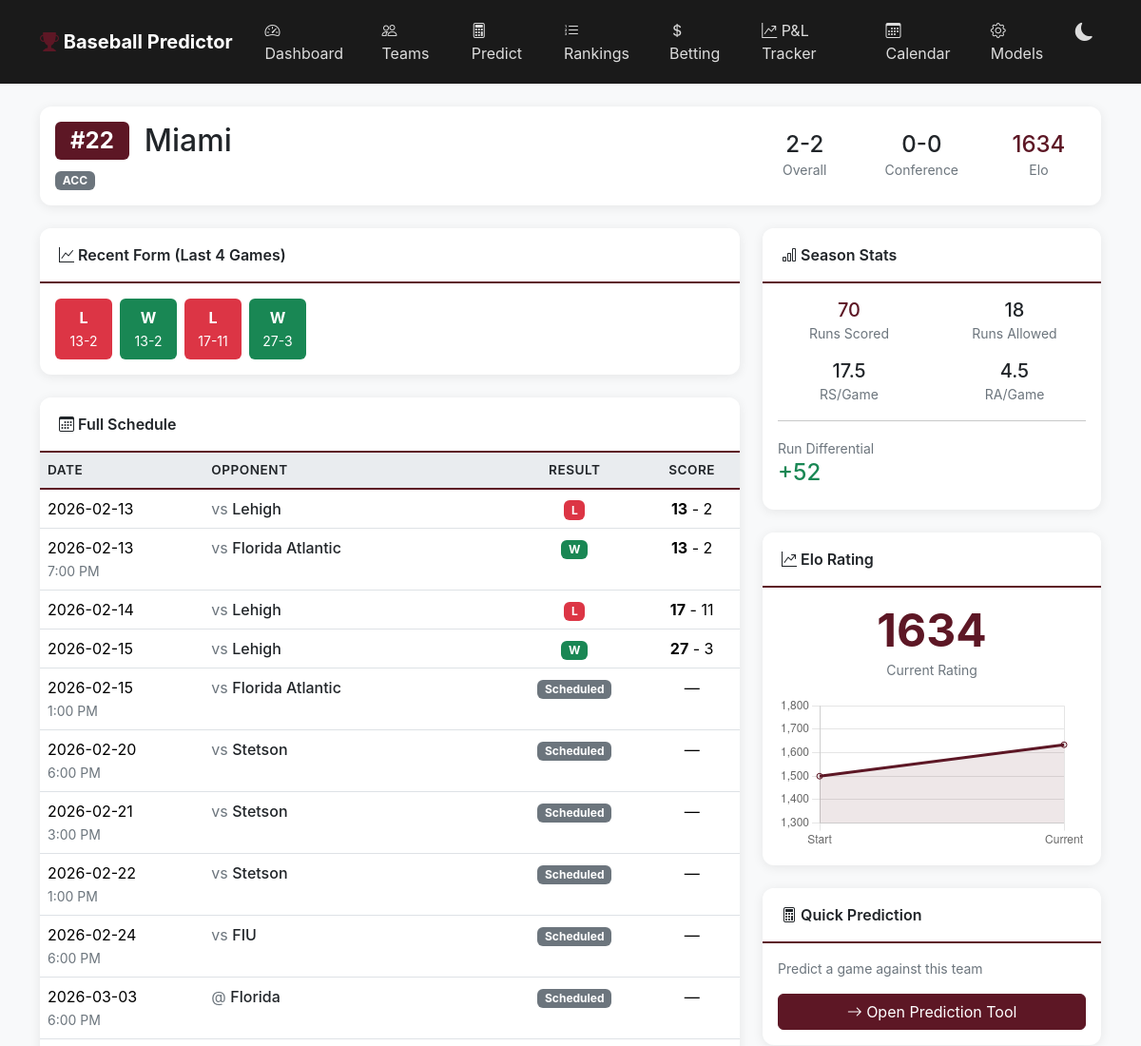
The app's page /team/miami-fl (upper part), older data.
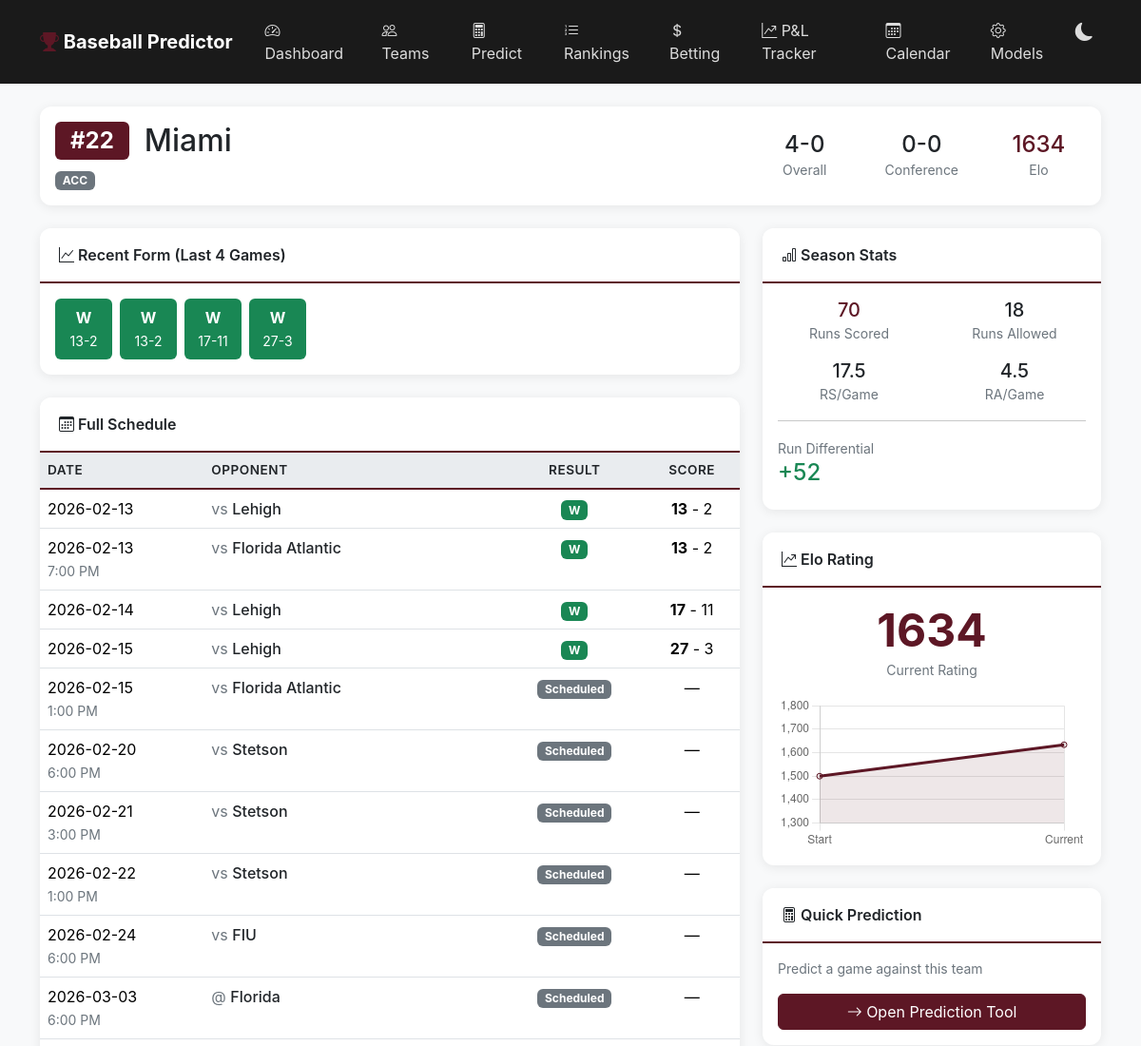
The same page, newer data.
### tables this page shows
CREATE TABLE teams (
            id TEXT PRIMARY KEY,
            name TEXT NOT NULL,
            nickname TEXT,
            conference TEXT,
            division TEXT,
            athletics_url TEXT,
            preseason_rank INTEGER,
            current_rank INTEGER,
            created_at TEXT DEFAULT CURRENT_TIMESTAMP,
            updated_at TEXT DEFAULT CURRENT_TIMESTAMP
        );

CREATE TABLE elo_ratings (
                    team_id TEXT PRIMARY KEY,
                    rating REAL DEFAULT 1500,
                    games_played INTEGER DEFAULT 0,
                    updated_at TEXT DEFAULT CURRENT_TIMESTAMP
                );

CREATE TABLE games (
            id TEXT PRIMARY KEY,
            date TEXT NOT NULL,
            time TEXT,
            home_team_id TEXT NOT NULL,
            away_team_id TEXT NOT NULL,
            home_score INTEGER,
            away_score INTEGER,
            winner_id TEXT,
            innings INTEGER DEFAULT 9,
            is_conference_game INTEGER DEFAULT 0,
            is_neutral_site INTEGER DEFAULT 0,
            tournament_id TEXT,
            venue TEXT,
            attendance INTEGER,
            notes TEXT,
            status TEXT DEFAULT 'scheduled',  -- scheduled, final, postponed, cancelled
            created_at TEXT DEFAULT CURRENT_TIMESTAMP,
            updated_at TEXT DEFAULT CURRENT_TIMESTAMP,
            FOREIGN KEY (home_team_id) REFERENCES teams(id),
            FOREIGN KEY (away_team_id) REFERENCES teams(id),
            FOREIGN KEY (tournament_id) REFERENCES tournaments(id)
        );

### web/app.py (the view)
@app.route('/team/<team_id>')
def team_detail(team_id):
    team = get_team_detail(team_id)
    if not team:
        return render_template('404.html', message="Team not found"), 404
    pitcher_positions = ('P', 'RHP', 'LHP')
    pitchers = [p for p in team['roster'] if (p.get('position') or '') in pitcher_positions
                or (p.get('position') or '').startswith(('RHP', 'LHP'))]
    batters = [p for p in team['roster'] if p not in pitchers]
    completed_games = [g for g in team['schedule'] if g['status'] == 'final']
    recent_form = completed_games[-10:] if completed_games else []
    return render_template('team_detail.html',
                          team=team,
                          batters=batters,
                          pitchers=pitchers,
                          recent_form=recent_form)

### web/templates/team_detail.html (shortened to what this page needs)
{% extends "base.html" %}
{% block content %}
<div class="card mb-4">
    <div class="card-body">
        <div class="row align-items-center">
            <div class="col-md-8">
                <div class="d-flex align-items-center gap-3">
                    {% if team.current_rank %}
                    <span class="badge bg-maroon fs-4 px-3 py-2">#{{ team.current_rank }}</span>
                    {% endif %}
                    <div>
                        <h1 class="h2 mb-0">{{ team.name }}</h1>
                    </div>
                </div>
                <div class="mt-2">
                    <span class="badge bg-secondary">{{ team.conference or 'Independent' }}</span>
                </div>
            </div>
            <div class="col-md-4 text-md-end mt-3 mt-md-0">
                <div class="row text-center">
                    <div class="col-4">
                        <div class="h4 mb-0">{{ team.overall_record.wins }}-{{ team.overall_record.losses }}</div>
                        <small class="text-muted">Overall</small>
                    </div>
                    <div class="col-4">
                        <div class="h4 mb-0">{{ team.conference_record.wins }}-{{ team.conference_record.losses }}</div>
                        <small class="text-muted">Conference</small>
                    </div>
                    <div class="col-4">
                        <div class="h4 mb-0" style="color: var(--maroon);">
                            {{ (team.elo_rating or 1500)|round(0)|int }}
                        </div>
                        <small class="text-muted">Elo</small>
                    </div>
                </div>
            </div>
        </div>
    </div>
</div>
<div class="row">
    <div class="col-lg-8">
        {% if recent_form %}
        <div class="card">
            <div class="card-header">
                <i class="bi bi-graph-up"></i> Recent Form (Last {{ recent_form|length }} Games)
            </div>
            <div class="card-body">
                <div class="d-flex gap-2 flex-wrap">
                    {% for game in recent_form %}
                    {% set is_home = game.home_team_id == team.id %}
                    {% set won = game.winner_id == team.id %}
                    {% set opponent = game.away_team_name if is_home else game.home_team_name %}
                    {% set our_score = game.home_score if is_home else game.away_score %}
                    {% set their_score = game.away_score if is_home else game.home_score %}
                    <div class="text-center p-2 rounded {% if won %}bg-success text-white{% else %}bg-danger text-white{% endif %}"
                         style="min-width: 60px;" title="{{ 'W' if won else 'L' }} vs {{ opponent }} {{ our_score }}-{{ their_score }}">
                        <div class="fw-bold">{{ 'W' if won else 'L' }}</div>
                        <small>{{ our_score }}-{{ their_score }}</small>
                    </div>
                    {% endfor %}
                </div>
            </div>
        </div>
        {% endif %}
        <div class="card">
            <div class="card-header">
                <i class="bi bi-calendar3"></i> Full Schedule
            </div>
            <div class="card-body p-0">
                <div class="table-responsive">
                    <table class="table table-hover mb-0">
                        <thead>
                            <tr>
                                <th>Date</th>
                                <th>Opponent</th>
                                <th class="text-center">Result</th>
                                <th class="text-center">Score</th>
                            </tr>
                        </thead>
                        <tbody>
                            {% for game in team.schedule %}
                            {% set is_home = game.home_team_id == team.id %}
                            {% set opponent_id = game.away_team_id if is_home else game.home_team_id %}
                            {% set opponent = game.away_team_name if is_home else game.home_team_name %}
                            {% set won = game.winner_id == team.id %}
                            {% set our_score = game.home_score if is_home else game.away_score %}
                            {% set their_score = game.away_score if is_home else game.home_score %}
                            <tr>
                                <td>
                                    {{ game.date }}
                                    {% if game.time %}<br><small class="text-muted">{{ game.time }}</small>{% endif %}
                                </td>
                                <td>
                                    <span class="text-muted">{{ '@' if not is_home else 'vs' }}</span>
                                    <a href="/team/{{ opponent_id }}" class="team-link">{{ opponent }}</a>
                                </td>
                                <td class="text-center">
                                    {% if game.status == 'final' %}
                                    <span class="badge {% if won %}bg-success{% else %}bg-danger{% endif %}">
                                        {{ 'W' if won else 'L' }}
                                    </span>
                                    {% elif game.status == 'scheduled' %}
                                    <span class="badge bg-secondary">Scheduled</span>
                                    {% else %}
                                    <span class="badge bg-warning text-dark">{{ game.status }}</span>
                                    {% endif %}
                                </td>
                                <td class="text-center">
                                    {% if game.status == 'final' %}
                                    <strong>{{ our_score }}</strong> - {{ their_score }}
                                    {% else %}
                                    —
                                    {% endif %}
                                </td>
                            </tr>
                            {% endfor %}
                        </tbody>
                    </table>
                </div>
            </div>
        </div>
    </div>
    <div class="col-lg-4">
        <div class="card">
            <div class="card-header">
                <i class="bi bi-bar-chart"></i> Season Stats
            </div>
            <div class="card-body">
                <div class="row text-center">
                    <div class="col-6 mb-3">
                        <div class="h5 mb-0" style="color: var(--maroon);">{{ team.runs.runs_scored }}</div>
                        <small class="text-muted">Runs Scored</small>
                    </div>
                    <div class="col-6 mb-3">
                        <div class="h5 mb-0">{{ team.runs.runs_allowed }}</div>
                        <small class="text-muted">Runs Allowed</small>
                    </div>
                    <div class="col-6">
                        {% if team.runs.games > 0 %}
                        <div class="h5 mb-0">{{ (team.runs.runs_scored / team.runs.games)|round(1) }}</div>
                        {% else %}
                        <div class="h5 mb-0">0.0</div>
                        {% endif %}
                        <small class="text-muted">RS/Game</small>
                    </div>
                    <div class="col-6">
                        {% if team.runs.games > 0 %}
                        <div class="h5 mb-0">{{ (team.runs.runs_allowed / team.runs.games)|round(1) }}</div>
                        {% else %}
                        <div class="h5 mb-0">0.0</div>
                        {% endif %}
                        <small class="text-muted">RA/Game</small>
                    </div>
                </div>
                {% if team.runs.runs_scored > 0 or team.runs.runs_allowed > 0 %}
                <hr>
                <div class="mb-2">
                    <small class="text-muted">Run Differential</small>
                    {% set diff = team.runs.runs_scored - team.runs.runs_allowed %}
                    <div class="h4 mb-0 {% if diff > 0 %}text-success{% elif diff < 0 %}text-danger{% endif %}">
                        {{ '+' if diff > 0 else '' }}{{ diff }}
                    </div>
                </div>
                {% endif %}
            </div>
        </div>
        {% if team.elo_history %}
        <div class="card">
            <div class="card-header">
                <i class="bi bi-graph-up-arrow"></i> Elo Rating
            </div>
            <div class="card-body">
                <div class="text-center mb-3">
                    <div class="display-5 fw-bold" style="color: var(--maroon);">
                        {{ (team.elo_rating or 1500)|round(0)|int }}
                    </div>
                    <small class="text-muted">Current Rating</small>
                </div>
                <canvas id="eloChart" height="150"></canvas>
            </div>
        </div>
        {% endif %}
        <div class="card">
            <div class="card-header">
                <i class="bi bi-calculator"></i> Quick Prediction
            </div>
            <div class="card-body">
                <p class="small text-muted mb-3">Predict a game against this team</p>
                <a href="/predict?team={{ team.id }}" class="btn btn-maroon w-100">
                    <i class="bi bi-arrow-right"></i> Open Prediction Tool
                </a>
            </div>
        </div>
    </div>
</div>
{% endblock %}
{% block extra_js %}
<script>
{% if team.elo_history %}
// Simple Elo chart (would be more useful with actual history data)
const ctx = document.getElementById('eloChart').getContext('2d');
new Chart(ctx, {
    type: 'line',
    data: {
        labels: ['Start', 'Current'],
        datasets: [{
            label: 'Elo Rating',
            data: [1500, {{ team.elo_rating or 1500 }}],
            borderColor: '#5D1725',
            backgroundColor: 'rgba(93, 23, 37, 0.1)',
            fill: true,
            tension: 0.4
        }]
    },
    options: {
        responsive: true,
        plugins: {
            legend: { display: false }
        },
        scales: {
            y: {
                min: 1300,
                max: 1800
            }
        }
    }
});
{% endif %}
</script>
{% endblock %}

### web/templates/base.html (shortened to what this page needs)
<!DOCTYPE html>
<html lang="en" data-theme="light">
<head>
    <link href="https://cdn.jsdelivr.net/npm/bootstrap@5.3.2/dist/css/bootstrap.min.css" rel="stylesheet">
    <link href="https://cdn.jsdelivr.net/npm/bootstrap-icons@1.11.1/font/bootstrap-icons.css" rel="stylesheet">
</head>
<body>
    <nav class="navbar navbar-expand-lg navbar-dark">
        <div class="container">
            <a class="navbar-brand" href="/">
                <i class="bi bi-trophy-fill icon"></i>
                Baseball Predictor
            </a>
            <div class="collapse navbar-collapse" id="navbarNav">
                <ul class="navbar-nav ms-auto">
                    <li class="nav-item">
                        <a class="nav-link {% if request.endpoint == 'dashboard' %}active{% endif %}" href="/">
                            <i class="bi bi-speedometer2"></i> Dashboard
                        </a>
                    </li>
                    <li class="nav-item">
                        <a class="nav-link {% if request.endpoint == 'teams' %}active{% endif %}" href="/teams">
                            <i class="bi bi-people"></i> Teams
                        </a>
                    </li>
                    <li class="nav-item">
                        <a class="nav-link {% if request.endpoint == 'predict' %}active{% endif %}" href="/predict">
                            <i class="bi bi-calculator"></i> Predict
                        </a>
                    </li>
                    <li class="nav-item">
                        <a class="nav-link {% if request.endpoint == 'rankings' %}active{% endif %}" href="/rankings">
                            <i class="bi bi-list-ol"></i> Rankings
                        </a>
                    </li>
                    <li class="nav-item">
                        <a class="nav-link {% if request.endpoint == 'betting' %}active{% endif %}" href="/betting">
                            <i class="bi bi-currency-dollar"></i> Betting
                        </a>
                    </li>
                    <li class="nav-item">
                        <a class="nav-link {% if request.endpoint == 'tracker' %}active{% endif %}" href="/tracker">
                            <i class="bi bi-graph-up-arrow"></i> P&L Tracker
                        </a>
                    </li>
                    <li class="nav-item">
                        <a class="nav-link {% if request.endpoint == 'calendar' %}active{% endif %}" href="/calendar">
                            <i class="bi bi-calendar3"></i> Calendar
                        </a>
                    </li>
                    <li class="nav-item">
                        <a class="nav-link {% if request.endpoint == 'models' %}active{% endif %}" href="/models">
                            <i class="bi bi-gear"></i> Models
                        </a>
                    </li>
                    <li class="nav-item">
                        <button class="dark-mode-toggle" onclick="toggleDarkMode()" title="Toggle dark mode">
                            <i class="bi bi-moon-fill" id="darkModeIcon"></i>
                        </button>
                    </li>
                </ul>
            </div>
        </div>
    </nav>
    <main class="container py-4">
        {% block content %}{% endblock %}
    </main>
    {% block extra_js %}{% endblock %}
</body>
</html>

Row changes from the older to the newer data that the page shows:
changed games (number 1 of 10 on the later page): value "L" → "W"
changed games (number 3 of 10 on the later page): value "L" → "W"
Text that changed along with them:
{{ team.overall_record.wins }}: "2" → "4"
{{ team.overall_record.losses }}: "2" → "0"
